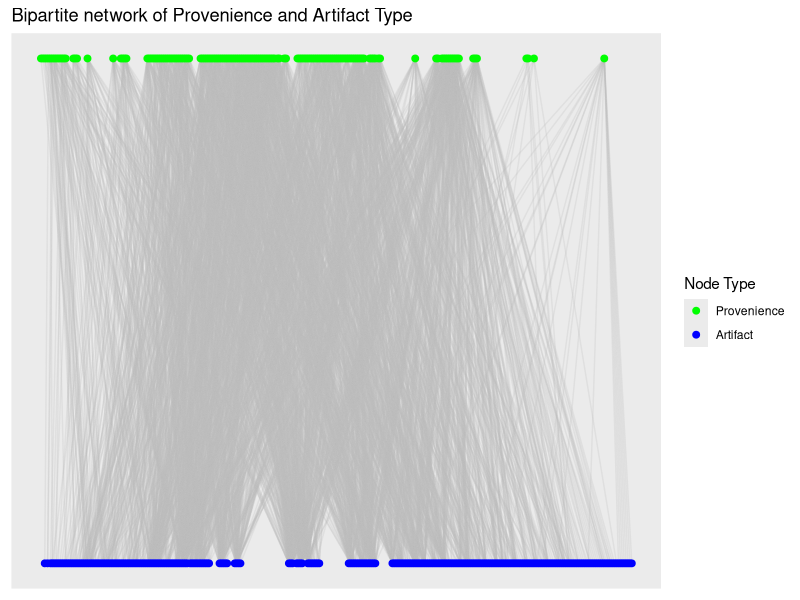
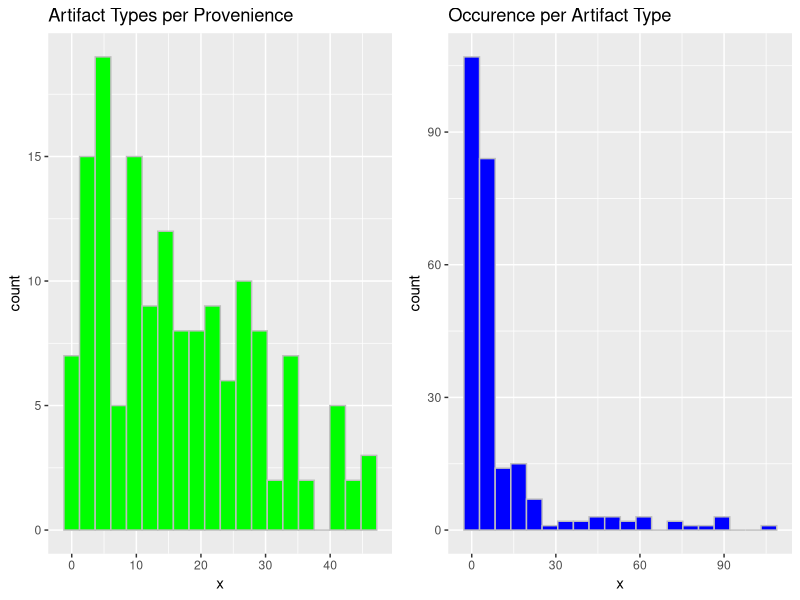
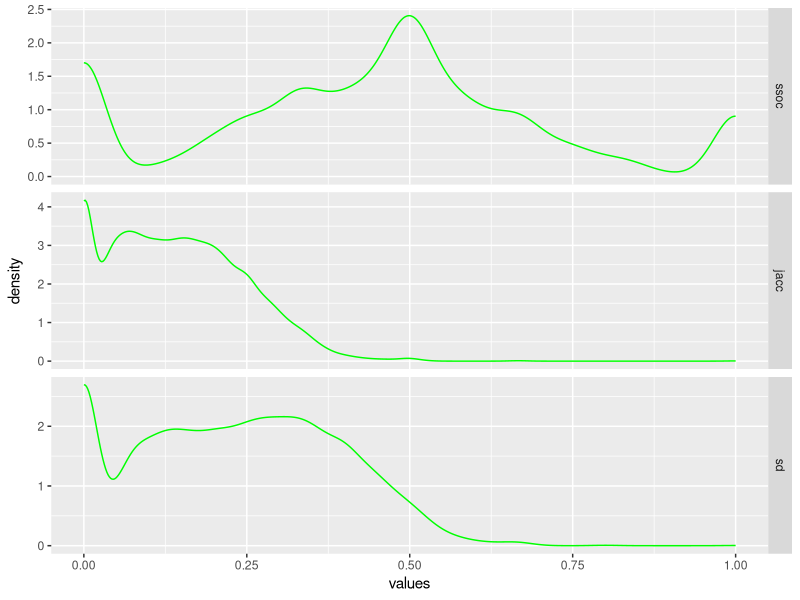
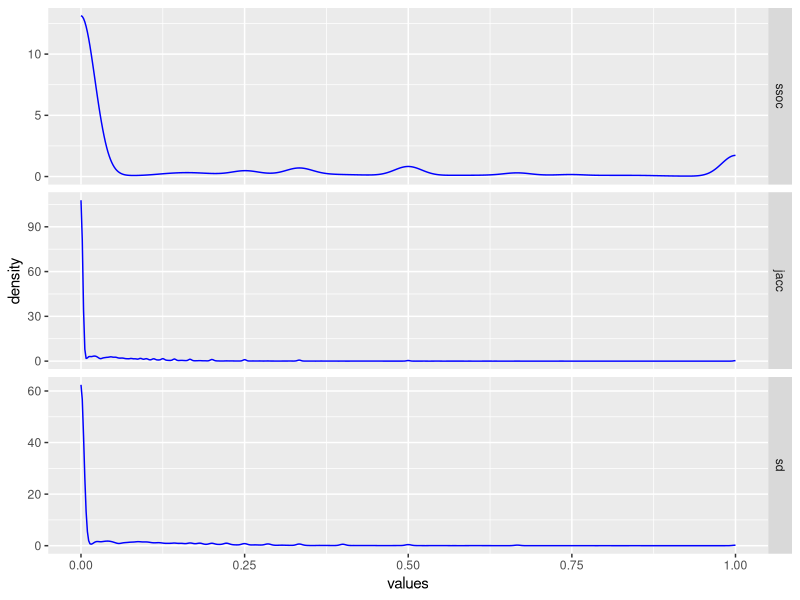

Recreate these plots in R, in order.
## ---- chunk 1

require(tidyverse)
require(igraph)
require(ggraph)

# Read in edgelist into data frame
dat <- read_csv("Catalog_SiteA.csv",
                col_select = c(LEVEL_ID, CODE))

# Create graph
g_assemblages_bpg <-
  graph_from_data_frame(unique.data.frame(dat),
                        directed = FALSE)

# Assign bipartite node types
V(g_assemblages_bpg)$type <-
  bipartite_mapping(g_assemblages_bpg)$type

## ---- chunk 2
#| fig-width: 8
#| fig-cap: "Bipartite graph of artifact-provenience connections."

# Plot bipartite graph
g_assemblages_bpg %>%
  ggraph(layout = "bipartite") +
  geom_edge_link(color = "gray", alpha = 0.25) +
  geom_node_point(aes(color = type), size = 2) +
  scale_color_manual(
    values = c("green", "blue"),
    name = "Node Type",
    breaks = c(FALSE, TRUE),
    labels = c("Provenience", "Artifact")) +
  ggtitle("Bipartite network of Provenience and Artifact Type")
  

## ---- chunk 3

g_assemblages_bpg_inc <- as_incidence_matrix(g_assemblages_bpg)

# View the first few rows and columns
g_assemblages_bpg_inc[1:5, 1:15]

## ---- chunk 4

# Szymkiewicz-Simpson overlap coefficient for binary incidence matrices

overlap_coef_bin <- function(x) {
  # Calculate the pairwise sums of non-zero matrix elements to find the number
  # of intersecting elements between each input column
  bin_intersect_mat <- t(x) %*% x
  
  # Calculate the input column sums to find the individual size of each set
  col_sum <- apply(x, 2, function(xx)
    sum(xx != 0))
  
  # Find the smaller of each pair of sets by taking the matrix outer minimum
  min_set_size_mat <- outer(col_sum, col_sum, FUN = pmin)
  
  # Szymkiewicz-Simpson overlap coefficient is the pairwise intersection of two
  # sets divided by the size of the smaller set
  ssoc <- bin_intersect_mat / min_set_size_mat
  
  # Set diagonal to identity
  diag(ssoc) <- 1
  
  # Assign input column names to rows and columns of return matrix
  dimnames(ssoc) <- list(colnames(x), colnames(x))
  
  return(ssoc)
}

## ---- chunk 5

# Jaccard/Tanimoto similarity index for binary incidence matrices

jaccard_sim_bin <- function(x) {
  # Calculate the pairwise sums of non-zero matrix elements to find the number
  # of intersecting elements between each input column
  bin_intersect_mat <- t(x) %*% x
  
  # Calculate the input column sums to find the individual size of each set
  x_col_sum <- apply(x, 2, function(xx)
    sum(xx != 0))
  
  # Calculate the matrix outer sums for pairwise sum of set sizes
  set_size_sum_mat <- outer(x_col_sum, x_col_sum, FUN = "+")
  
  # Jaccard index is intersection of set sizes over the size of the union of
  # sets
  jacc <- bin_intersect_mat / (set_size_sum_mat - bin_intersect_mat)
  
  # Set diagonal to identity
  diag(jacc) <- 1
  
  # Assign input column names to rows and columns of return matrix
  dimnames(jacc) <- list(colnames(x), colnames(x))
  
  return(jacc)
}

## ---- chunk 6

# Sørensen–Dice Coefficient for binary incidence matrices

soren_dice_sim_bin <- function(x) {
  # Calculate the pairwise sums of non-zero matrix elements to find the number
  # of intersecting elements between each input column
  bin_intersect_mat <- t(x) %*% x
  
  # Calculate the input column sums, to find the individual size of each set
  col_sum <- apply(x, 2, function(xx)
    sum(xx != 0))
  
  # Calculate the matrix outer sums for pairwise sum of set sizes
  set_size_sum_mat <- outer(col_sum, col_sum, FUN = "+")
  
  # Sorenson-Dice index is twice the size of the intersection divided by the
  # sum of the size for each set
  sd <- (2 * bin_intersect_mat) / set_size_sum_mat
  
  # Set diagonal to identity
  diag(sd) <- 1
  
  # Assign input column names to rows and columns of return matrix
  dimnames(sd) <- list(colnames(x), colnames(x))
  return(sd)
  
}

## ---- chunk 7
#| fig-cap: "Sample size distribution."

require(gridExtra)

grid.arrange(
  ggplot(
    data = data.frame(x = rowSums(g_assemblages_bpg_inc)), 
    aes(x = x)) +
    geom_histogram(color = "gray", fill = "green", bins = 20) +
    ggtitle("Artifact Types per Provenience"),
  
  ggplot(
    data = data.frame(x = colSums(g_assemblages_bpg_inc)), 
    aes(x = x)) +
    geom_histogram(color = "gray", fill = "blue", bins = 20) +
    ggtitle("Occurence per Artifact Type"),
  
  ncol = 2
)

## ---- chunk 8
# Overlap coefficient, provenience
prov_adj_ssoc <- overlap_coef_bin(t(g_assemblages_bpg_inc))

prov_ssoc_vals <-
  prov_adj_ssoc[lower.tri(prov_adj_ssoc, diag = FALSE)]

# Jaccard, provenience
prov_adj_jacc <- jaccard_sim_bin(t(g_assemblages_bpg_inc))

prov_jacc_vals <-
  prov_adj_jacc[lower.tri(prov_adj_jacc, diag = FALSE)]

# Sorenson-Dice
prov_adj_sd <- soren_dice_sim_bin(t(g_assemblages_bpg_inc))

prov_sd_vals <-
  prov_adj_sd[lower.tri(prov_adj_sd, diag = FALSE)]
  
# Make data frame to compare
prov_sims <-
  data.frame(ssoc = prov_ssoc_vals, 
             jacc = prov_jacc_vals, 
             sd = prov_sd_vals)
             
# Plot densities by similarity measure
prov_sims %>% stack() %>%
  ggplot(aes(x = values)) +
  geom_density(color = "green",
               alpha = 0.4) +
  facet_grid(ind ~ ., scales = "free")    
## ---- chunk 9

# Overlap coefficient, artifact types
artifact_adj_ssoc <- overlap_coef_bin(g_assemblages_bpg_inc)

artifact_ssoc_vals <-
  artifact_adj_ssoc[lower.tri(artifact_adj_ssoc, diag = FALSE)]

# Jaccard, artifact types
artifact_adj_jacc <- jaccard_sim_bin(g_assemblages_bpg_inc)

artifact_jacc_vals <-
  artifact_adj_jacc[lower.tri(artifact_adj_jacc, diag = FALSE)]

#Sorenson-Dice, artifact types
artifact_adj_sd <- soren_dice_sim_bin(g_assemblages_bpg_inc)

artifact_sd_vals <-
  artifact_adj_sd[lower.tri(artifact_adj_sd, diag = FALSE)]

# Make data frame to compare
artifact_sims <-
  data.frame(ssoc = artifact_ssoc_vals, 
             jacc = artifact_jacc_vals, 
             sd = artifact_sd_vals)

# Plot densities by similarity measure
artifact_sims %>% stack() %>% 
  ggplot(aes(x = values)) +
  geom_density(color = "blue",
               alpha = 0.4) + 
  facet_grid(ind ~ ., scales = "free")
